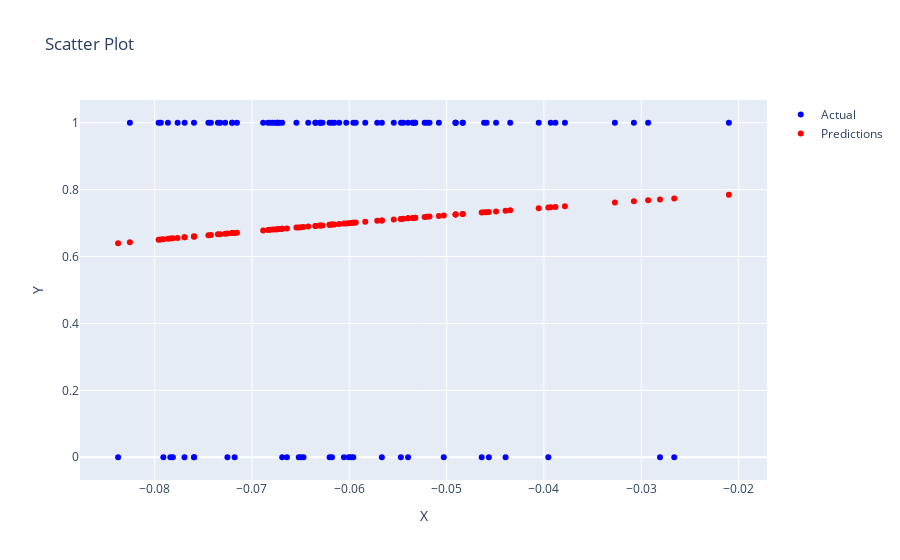

The code cell stored with this chart in its notebook:
### Code cell
import plotly.express as px
m1 = sum([sim.item() for sim, c in zip( sims, correct ) if c ]) / sum(correct)
print( m1 )
m0 = sum([sim.item() for sim, c in zip( sims, correct ) if not c ]) / (len(correct) - sum(correct))
print( m0 )

import plotly.graph_objs as go

# Create two scatter traces
trace1 = go.Scatter(x=x, y=y, mode='markers', name='Actual', marker=dict(color='blue'))
trace2 = go.Scatter(x=x, y=[p[1] for p in probabilities], mode='markers', name='Predictions', marker=dict(color='red'))

# Create a figure and add both traces to it
fig = go.Figure()
fig.add_trace(trace1)
fig.add_trace(trace2)

# Update layout if needed (titles, axes labels, etc.)
fig.update_layout(title='Scatter Plot', xaxis_title='X', yaxis_title='Y')

# Show the figure
fig.show()
